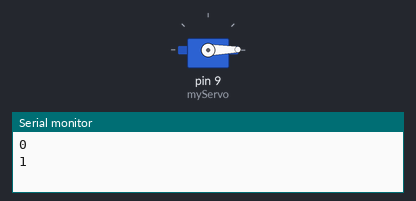
A sketch run on a simulated Arduino Uno, built with avr-gcc and run on an emulated ATmega328P. Parts: servo, the last lines printed to the serial monitor.

Above: at 0.3 s.
At 1.5 s:
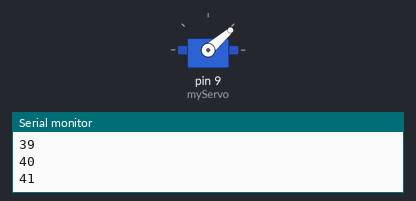
At 2.7 s:
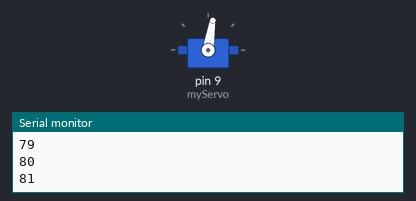
At 5.65 s:
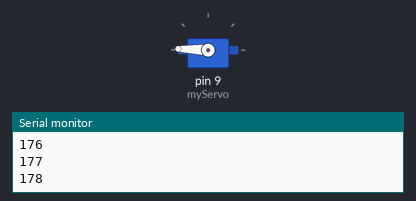
Timing chart, 0 to 8.7 s (numbered marks = the images above):
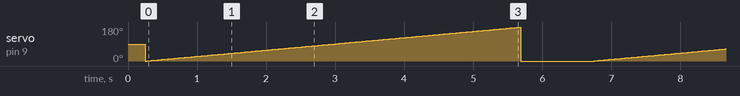

The sketch:

ServoMotor.ino
```cpp
#include <Servo.h>

Servo myServo;
const int SERVO_POSITION_MAX = 180;
const int SERVO_POSITION_MIN = 0;
int myServoPosition = 0;

void setup() {

  Serial.begin(9600); //Start the serial port
  while(!Serial){;}

  myServo.attach(9); //Servo attaches to pin 9 (PWM)

  //Small break 250 ms
  delay(250);
}

void loop() {

  //Reach the new position
  myServo.write(myServoPosition);
  myServoPosition++;

  //If position > 180 deg, return to '0'
  if(myServoPosition > SERVO_POSITION_MAX){

  myServoPosition = SERVO_POSITION_MIN;
  myServo.write(myServoPosition);

  //Delay to return to '0'
  delay(1000);
  }

  //Print the actual position
  Serial.println(myServo.read());

  //Delay 30ms
  delay(30);
}
```
